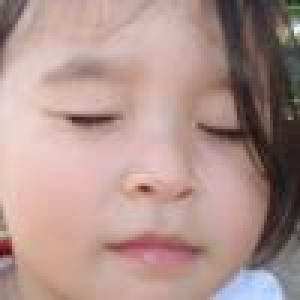
%> input picture test_images/sample_face.jpg, 100 x 100 px (shown 3 times larger)
$ octave demo_module1.m   (GNU Octave 9; MATLAB toolbox functions it lacks are replaced by stand-ins)
%> lines starting %> are read from the running program, lines starting %| are printed output that depends on the picture
### utils/loadSample.m
function img = loadSample(name, fallback)
%> called with name = 'sample_face.jpg'
% LOADSAMPLE  Load test_images/<name>. Also accepts the same name with another
%   extension (.jpeg .png .JPG ...). If no file is found, a MATLAB built-in image
%   (default 'peppers.png') is used and a WARNING tells you where to put your photo.
if nargin < 2, fallback = 'peppers.png'; end
root = fileparts(fileparts(mfilename('fullpath')));
folder = fullfile(root, 'test_images');
p = '';
if nargin >= 1 && ~isempty(name)
    [~, base] = fileparts(name);
    cands = [{name}, strcat(base, {'.jpg','.jpeg','.png','.JPG','.JPEG','.PNG','.bmp'})];
    for i = 1:numel(cands)
        if exist(fullfile(folder, cands{i}), 'file')
            p = fullfile(folder, cands{i});
            break;
        end
    end
end
if ~isempty(p)
    img = imread(p);
%> img is the input picture: size 100x100x3 uint8; mean R, G, B 175.3, 147.1, 141.3
    fprintf('Using your image: %s\n', p);
else
    img = imread(fallback);
    warning(['%s was not found in %s\nUsing the MATLAB test image "%s" instead.\n' ...
             'Save your face photo there as %s (JPG or PNG) and run again.'], ...
            name, folder, fallback, name);
end
if size(img,3) == 4, img = img(:,:,1:3); end
end

### utils/toGray.m
function g = toGray(img)
% TOGRAY  Convert any input image to a uint8 grayscale image.
if size(img,3) == 3
    g = rgb2gray(img);
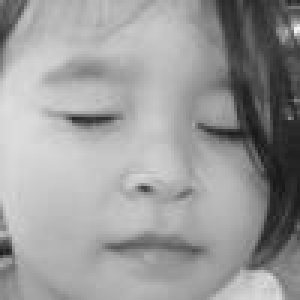
%> g: size 100x100 uint8 (shown 3 times larger); min 24, max 243, mean 154.9
elseif size(img,3) > 3
    g = rgb2gray(img(:,:,1:3));
else
    g = img;
end
g = im2uint8(g);
end

### module1_enhancement/histEqualize.m
function out = histEqualize(img)
% HISTEQUALIZE  Histogram equalization implemented from scratch.
%   Gray image: s_k = (L-1) * CDF(r_k).  Color image: equalize the V channel
%   of HSV so colors are preserved.
if size(img,3) == 3
    hsv = rgb2hsv(img);
    v = histEqualize(im2uint8(hsv(:,:,3)));
    hsv(:,:,3) = double(v)/255;
    out = im2uint8(hsv2rgb(hsv));
    return;
end
g = im2uint8(img);
counts = histcounts(g(:), 0:256);
%> counts = 256 values, max 171 at index 181, min 0 at index 1, mean 39.06
cdf = cumsum(counts) / numel(g);
%> cdf = 256 values from 0 to 1
map = uint8(round(255 * cdf));
%> map = 256 values from 0 to 255
out = map(double(g) + 1);
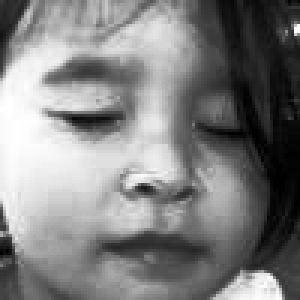
%> out: size 100x100 uint8 (shown 3 times larger); min 0, max 255, mean 128.6
end

### module1_enhancement/histMatch.m
function out = histMatch(img, ref, mu, sigma)
%> called with ref = [], mu = 128, sigma = 40
% HISTMATCH  Histogram matching (specification).
%   out = histMatch(img, refImage)        match the histogram of refImage
%   out = histMatch(img, [], mu, sigma)   match a Gaussian target histogram
if nargin < 2, ref = []; end
if nargin < 3 || isempty(mu), mu = 128; end
if nargin < 4 || isempty(sigma), sigma = 50; end
if size(img,3) == 3
    hsv = rgb2hsv(img);
    v = histMatch(im2uint8(hsv(:,:,3)), ref, mu, sigma);
    hsv(:,:,3) = double(v)/255;
    out = im2uint8(hsv2rgb(hsv));
    return;
end
g = im2uint8(img);
cdfI = cumsum(histcounts(g(:), 0:256)) / numel(g);
%> cdfI = 256 values from 0 to 1
if isempty(ref)
    p = exp(-((0:255) - mu).^2 / (2*sigma^2));
    p = p / sum(p);
else
    r = toGray(ref);
    p = histcounts(r(:), 0:256) / numel(r);
end
cdfR = cumsum(p);
map = zeros(1, 256, 'uint8');
for i = 1:256                       % nearest CDF value in the target
    [~, j] = min(abs(cdfR - cdfI(i)));
    map(i) = j - 1;
end
%> this loop made 256 passes
%> j on passes 1 to 3: 1, 1, 1
out = map(double(g) + 1);
end

### utils/showCompare.m
function showCompare(imgs, titles, figTitle)
% SHOWCOMPARE  Display several images side by side in one figure.
%   showCompare({img1,img2,...}, {'title1','title2',...}, 'Figure title')
n = numel(imgs);
cols = min(n, 4);
rows = ceil(n/cols);
if nargin >= 3, f = figure('Name', figTitle, 'NumberTitle', 'off'); else, f = figure; end
set(f, 'Color', 'w');
for i = 1:n
    subplot(rows, cols, i);
    imshow(imgs{i});
    if nargin >= 2 && numel(titles) >= i, title(titles{i}, 'Interpreter', 'none'); end
end
end

### module1_enhancement/grayTransform.m
function out = grayTransform(img, type, a, b)
% GRAYTRANSFORM  Gray-level (point) transformations on intensities in [0,1].
%   'negative'            s = 1 - r
%   'log'                 s = log(1 + a r) / log(1 + a)
%   'gamma'               s = r ^ a
%   'linear'              s = a r + b      (a = contrast, b = brightness)
if nargin < 3 || isempty(a), a = 1; end
if nargin < 4 || isempty(b), b = 0; end
x = im2double(img);
switch lower(type)
    case 'negative', y = 1 - x;
    case 'log',      if a <= 0, a = 1; end
                     y = log(1 + a*x) / log(1 + a);
    case 'gamma',    y = x .^ a;
    case 'linear',   y = a*x + b;
    otherwise, error('Unknown gray transform: %s', type);
end
out = im2uint8(min(max(y, 0), 1));
end

### utils/convReplicate.m
function y = convReplicate(x, k)
% CONVREPLICATE  2-D correlation of every channel with kernel k, using
%   replicated borders so that image edges are not darkened. Output is double
%   and has the same size as x.
x = double(x);
r = floor(size(k)/2);
y = zeros(size(x));
for c = 1:size(x,3)
    P = padarray(x(:,:,c), r, 'replicate');
    y(:,:,c) = conv2(P, rot90(k,2), 'valid');   % rot90 -> correlation
end
end

### module1_enhancement/meanFilter.m
function out = meanFilter(img, k)
% MEANFILTER  k-by-k averaging (smoothing) filter for noise reduction.
if nargin < 2, k = 3; end
k = 2*floor(k/2) + 1;                          % force odd size
y = convReplicate(im2double(img), ones(k)/k^2);
out = im2uint8(min(max(y, 0), 1));
end

### module1_enhancement/medianFilter.m
function out = medianFilter(img, k)
% MEDIANFILTER  k-by-k median filter (good against salt-and-pepper noise).
if nargin < 2, k = 3; end
k = 2*floor(k/2) + 1;
r = (k-1)/2;
x = im2double(img);
[h, w, c] = size(x);
out = zeros(h, w, c);
for ch = 1:c
    P = padarray(x(:,:,ch), [r r], 'replicate');
    stack = zeros(h, w, k*k);
    idx = 0;
    for dy = 0:k-1
        for dx = 0:k-1
            idx = idx + 1;
            stack(:,:,idx) = P(1+dy:h+dy, 1+dx:w+dx);
        end
    end
    out(:,:,ch) = median(stack, 3);
end
out = im2uint8(out);
end

### module1_enhancement/laplacianSharpen.m
function out = laplacianSharpen(img, c)
% LAPLACIANSHARPEN  g = f - c * Laplacian(f)   (center coefficient is negative).
if nargin < 2, c = 1; end
x = im2double(img);
lap = convReplicate(x, [0 1 0; 1 -4 1; 0 1 0]);
out = im2uint8(min(max(x - c*lap, 0), 1));
end

### module1_enhancement/highPassSharpen.m
function out = highPassSharpen(img, k, boost)
% HIGHPASSSHARPEN  High-boost filtering: g = f + boost * (f - smooth(f)).
if nargin < 2, k = 3; end
if nargin < 3, boost = 1; end
k = 2*floor(k/2) + 1;
x = im2double(img);
hp = x - convReplicate(x, ones(k)/k^2);        % high-pass = original - low-pass
out = im2uint8(min(max(x + boost*hp, 0), 1));
end

### module1_enhancement/freqFilter.m
function out = freqFilter(img, type, D0, D1, n)
% FREQFILTER  Butterworth filtering in the Fourier domain.
%   type 'lowpass'  : cutoff D0
%        'highpass' : cutoff D0   (result is rescaled for display)
%        'bandpass' : passes frequencies between D0 and D1 (D0 < D1)
%   n = Butterworth order (default 2).
if nargin < 3 || isempty(D0), D0 = 30; end
if nargin < 4 || isempty(D1), D1 = 80; end
if nargin < 5 || isempty(n),  n  = 2;  end
if D0 > D1, t = D0; D0 = D1; D1 = t; end
x = im2double(img);
out = zeros(size(x));
for c = 1:size(x,3)
    ch = x(:,:,c);
    [M, N] = size(ch);
    [u, v] = meshgrid(1:N, 1:M);
    D = sqrt((u - (floor(N/2)+1)).^2 + (v - (floor(M/2)+1)).^2);   % distance from DC
    lp = @(d0) 1 ./ (1 + (D ./ max(d0, eps)).^(2*n));
    switch lower(type)
        case 'lowpass',  H = lp(D0);
        case 'highpass', H = 1 - lp(D0);
        case 'bandpass', H = (1 - lp(D0)) .* lp(D1);
        otherwise, error('Unknown frequency filter: %s', type);
    end
    F = fftshift(fft2(ch));
    y = real(ifft2(ifftshift(F .* H)));
    if ~strcmpi(type, 'lowpass'), y = mat2gray(y); end
    out(:,:,c) = y;
end
out = im2uint8(min(max(out, 0), 1));
end

### demos/demo_module1.m
% DEMO_MODULE1  Student 1 - Image enhancement and filtering
clear; clc; close all;
addpath(genpath(fileparts(fileparts(mfilename('fullpath')))));
img  = loadSample('sample_face.jpg');
gray = toGray(img);

% Histogram processing
showCompare({gray, histEqualize(gray), histMatch(gray, [], 128, 40)}, ...
    {'Original', 'Equalized', 'Matched (Gaussian target)'}, 'Histogram processing');
showCompare({gray, grayTransform(gray,'negative'), grayTransform(gray,'gamma',0.5), ...
    grayTransform(gray,'log',10), grayTransform(gray,'linear',1.5,-0.1)}, ...
    {'Original', 'Negative', 'Gamma 0.5', 'Log', 'Contrast 1.5 / brightness -0.1'}, 'Gray-level transforms');
figure('Name','Histograms','Color','w');
subplot(1,2,1); imhist(gray); title('Original histogram');
subplot(1,2,2); imhist(histEqualize(gray)); title('Equalized histogram');

% Spatial filtering (add salt & pepper noise first)
noisy = imnoise(gray, 'salt & pepper', 0.05);
showCompare({noisy, meanFilter(noisy,3), medianFilter(noisy,3)}, ...
    {'Noisy', 'Mean 3x3', 'Median 3x3'}, 'Noise reduction');
showCompare({gray, laplacianSharpen(gray,1), highPassSharpen(gray,5,1.5)}, ...
    {'Original', 'Laplacian sharpening', 'High-boost sharpening'}, 'Sharpening');
%> call 2 of convReplicate, with k = [0 1 0; 1 -4 1; 0 1 0]
%> after the loop in convReplicate (call 2), `for c = 1:size(x,3)`:
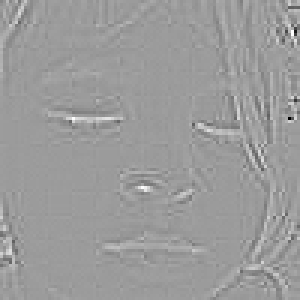
%> y: size 100x100 double (shown 3 times larger); min -0.898, max 0.573, mean -1.69e-18; drawn with min black and max white

% Frequency-domain filtering
showCompare({gray, freqFilter(gray,'lowpass',30), freqFilter(gray,'highpass',30), freqFilter(gray,'bandpass',20,80)}, ...
    {'Original', 'Low-pass', 'High-pass', 'Band-pass'}, 'Fourier filtering');
%> after the loop in freqFilter, `for c = 1:size(x,3)`:
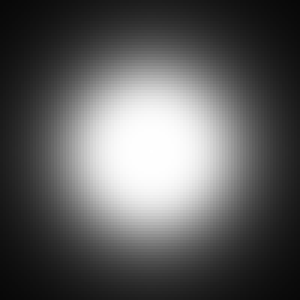
%> H: size 100x100 double (shown 3 times larger); min 0.0314, max 1, mean 0.363
%> call 2 of freqFilter, with type = 'highpass', D0 = 30
%> after the loop in freqFilter (call 2), `for c = 1:size(x,3)`:
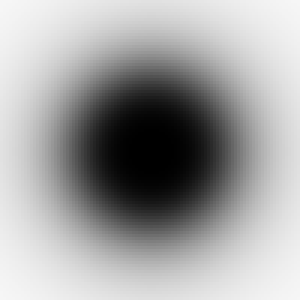
%> H: size 100x100 double (shown 3 times larger); min 0, max 0.969, mean 0.637
%> call 3 of freqFilter, with type = 'bandpass', D0 = 20, D1 = 80
%> the loop in freqFilter (call 3), `for c = 1:size(x,3)` made 1 pass
%> pass 1, in freqFilter (call 3), `y = real(ifft2(ifftshift(F .* H)));`:
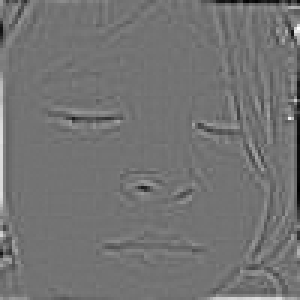
%> y: size 100x100 double (shown 3 times larger); min -0.204, max 0.246, mean -8.88e-20; drawn with min black and max white
%> after the loop in freqFilter (call 3), `for c = 1:size(x,3)`:
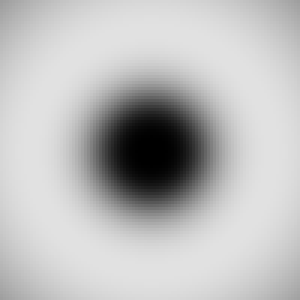
%> H: size 100x100 double (shown 3 times larger); min 0, max 0.886, mean 0.742
